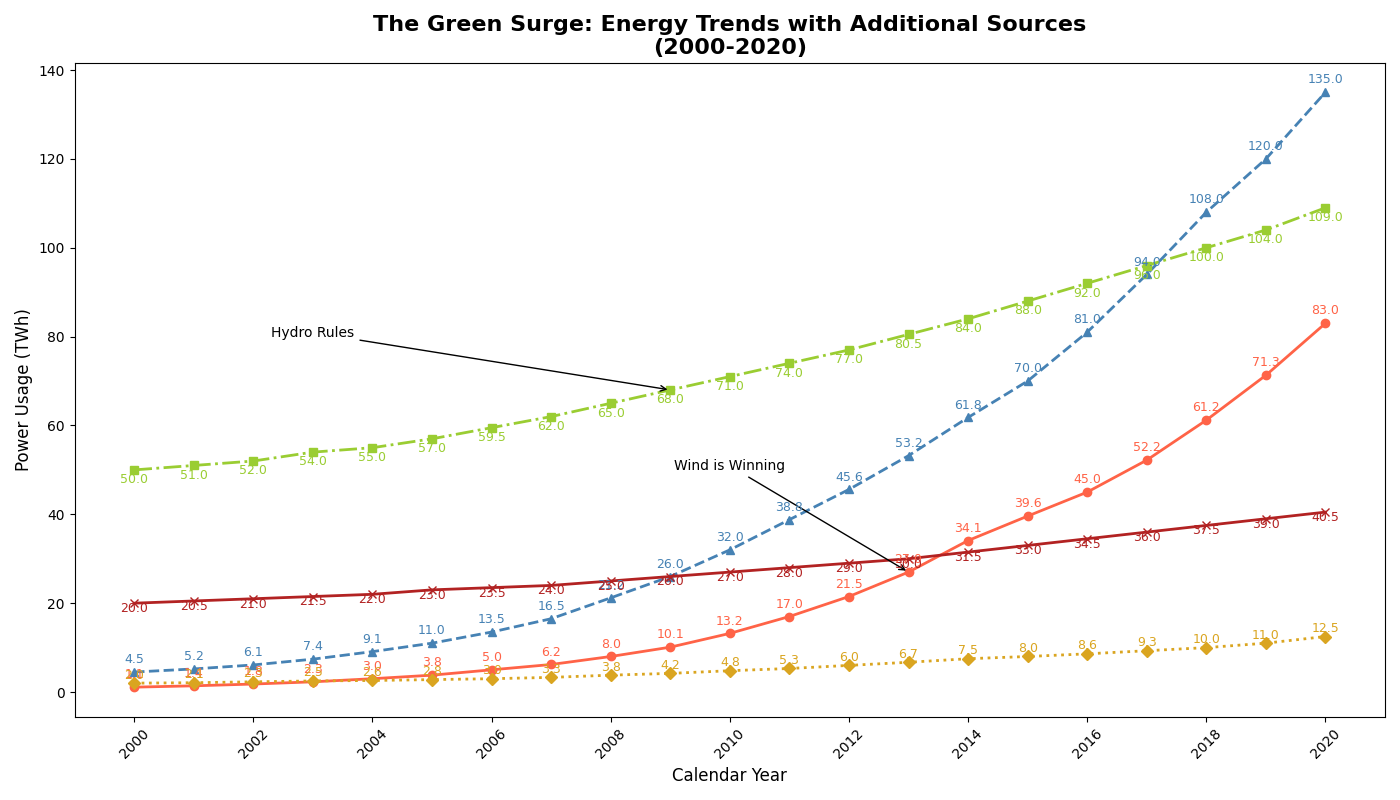

Source code (Python):
import matplotlib.pyplot as plt
import numpy as np

years = np.arange(2000, 2021)
solar = [1.1, 1.4, 1.8, 2.3, 3.0, 3.8, 5.0, 6.2, 8.0, 10.1, 13.2, 17.0, 21.5, 27.0, 34.1, 39.6, 45.0, 52.2, 61.2, 71.3, 83.0]
wind = [4.5, 5.2, 6.1, 7.4, 9.1, 11.0, 13.5, 16.5, 21.2, 26.0, 32.0, 38.8, 45.6, 53.2, 61.8, 70.0, 81.0, 94.0, 108.0, 120.0, 135.0]
hydro = [50.0, 51.0, 52.0, 54.0, 55.0, 57.0, 59.5, 62.0, 65.0, 68.0, 71.0, 74.0, 77.0, 80.5, 84.0, 88.0, 92.0, 96.0, 100.0, 104.0, 109.0]
geothermal = [2.0, 2.1, 2.3, 2.5, 2.6, 2.8, 3.0, 3.3, 3.8, 4.2, 4.8, 5.3, 6.0, 6.7, 7.5, 8.0, 8.6, 9.3, 10.0, 11.0, 12.5]
nuclear = [20.0, 20.5, 21.0, 21.5, 22.0, 23.0, 23.5, 24.0, 25.0, 26.0, 27.0, 28.0, 29.0, 30.0, 31.5, 33.0, 34.5, 36.0, 37.5, 39.0, 40.5]

fig, ax = plt.subplots(figsize=(14, 8))

ax.plot(years, solar, marker='o', color='#FF6347', linewidth=2, linestyle='-')  # Tomato
ax.plot(years, wind, marker='^', color='#4682B4', linewidth=2, linestyle='--')  # SteelBlue
ax.plot(years, hydro, marker='s', color='#9ACD32', linewidth=2, linestyle='-.')  # YellowGreen
ax.plot(years, geothermal, marker='D', color='#DAA520', linewidth=2, linestyle=':')  # GoldenRod
ax.plot(years, nuclear, marker='x', color='#B22222', linewidth=2, linestyle='-')  # FireBrick

ax.annotate('Wind is Winning', xy=(2013, 27.0), xytext=(2010, 50),
            arrowprops=dict(facecolor='black', arrowstyle='->'), fontsize=10, ha='center', color='black')
ax.annotate('Hydro Rules', xy=(2009, 68.0), xytext=(2003, 80),
            arrowprops=dict(facecolor='black', arrowstyle='->'), fontsize=10, ha='center', color='black')

for i, txt in enumerate(solar):
    ax.text(years[i], solar[i] + 2, str(txt), fontsize=9, ha='center', color='#FF6347') # Tomato

for i, txt in enumerate(wind):
    ax.text(years[i], wind[i] + 2, str(txt), fontsize=9, ha='center', color='#4682B4') # SteelBlue

for i, txt in enumerate(hydro):
    ax.text(years[i], hydro[i] - 3, str(txt), fontsize=9, ha='center', color='#9ACD32') # YellowGreen

for i, txt in enumerate(geothermal):
    ax.text(years[i], geothermal[i] + 1, str(txt), fontsize=9, ha='center', color='#DAA520') # GoldenRod

for i, txt in enumerate(nuclear):
    ax.text(years[i], nuclear[i] - 2, str(txt), fontsize=9, ha='center', color='#B22222') # FireBrick

ax.set_title("The Green Surge: Energy Trends with Additional Sources\n(2000-2020)", fontsize=16, fontweight='bold')
ax.set_xlabel("Calendar Year", fontsize=12)
ax.set_ylabel("Power Usage (TWh)", fontsize=12)

plt.xticks(years[::2], rotation=45)
plt.tight_layout()
plt.show()
